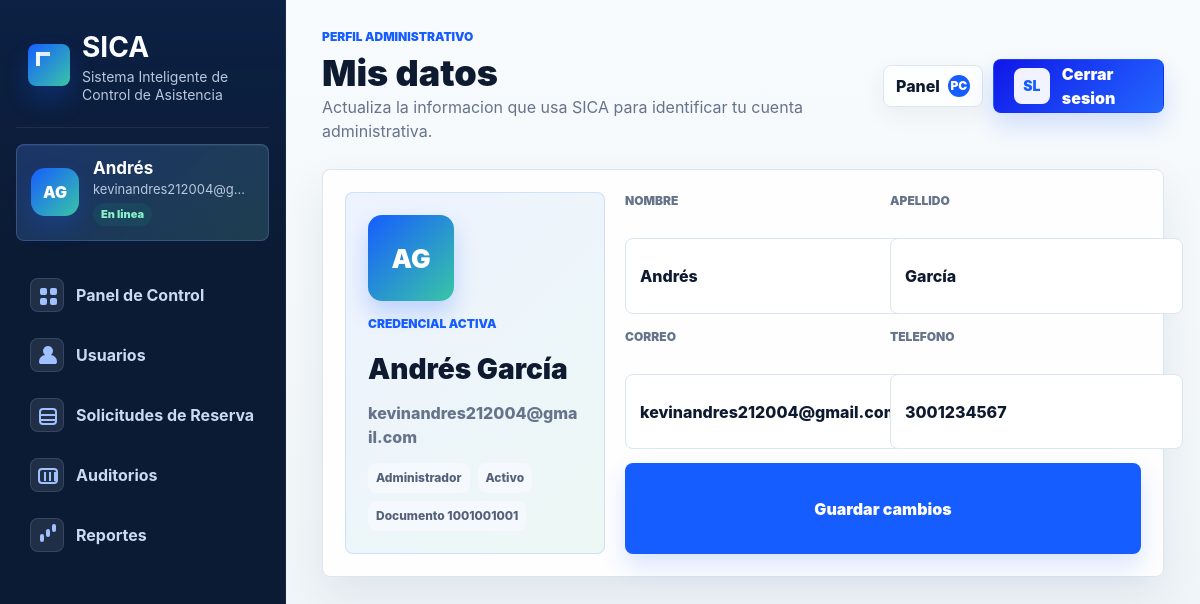
Screenshot of /admin/perfil.php (signed in) with the database file from the repository.
### tables this page shows
CREATE TABLE `usuario` (
  `id_documento` bigint(20) NOT NULL,
  `tipo_documento` varchar(10) NOT NULL DEFAULT 'CC',
  `nombre` varchar(50) NOT NULL,
  `apellido` varchar(50) NOT NULL,
  `correo` varchar(100) NOT NULL,
  `contrasena` varchar(255) NOT NULL,
  `telefono` varchar(15) DEFAULT NULL,
  `foto_perfil` varchar(255) DEFAULT NULL,
  `fecha_registro` date NOT NULL,
  `id_rol` int(11) NOT NULL,
  `id_ficha` int(11) DEFAULT NULL,
  `id_estado` int(11) DEFAULT NULL
);

CREATE TABLE `rol` (
  `id_rol` int(11) NOT NULL,
  `nombre_rol` varchar(50) NOT NULL,
  `descripcion` varchar(200) DEFAULT NULL
);

CREATE TABLE `estado` (
  `id_estado` int(11) NOT NULL,
  `nombre_estado` varchar(20) NOT NULL
);

### includes/paths.php (called while the page is built, shortened)
<?php
function app_base_path(): string
{
    static $basePath = null;
    if ($basePath !== null) {
        return $basePath;
    }
    $scriptName = str_replace('\\', '/', $_SERVER['SCRIPT_NAME'] ?? '');
    $segments = array_values(array_filter(explode('/', trim($scriptName, '/')), 'strlen'));
    $firstSegment = $segments[0] ?? '';
    $rootEntries = [
        'admin',
        'aprendiz',
        'coordinador',
        'css',
        'img',
        'includes',
        'instructor',
        'js',
        'login',
        'index.php',
    ];
    $basePath = ($firstSegment !== '' && !in_array($firstSegment, $rootEntries, true))
        ? '/' . $firstSegment
        : '';
    return $basePath;
}
function app_url(string $path): string
{
    return app_base_path() . '/' . ltrim($path, '/');
}

### admin/perfil.php (the view, shortened to what this page needs)
<?php
require_once __DIR__ . '/../config/conexion.php';
$usuario = $_SESSION['usuario'] ?? [];
$adminId = (int)($usuario['id_documento'] ?? 0);
function admin_p_h(string|int|null $value): string
{
    return htmlspecialchars((string)$value, ENT_QUOTES, 'UTF-8');
}
$perfil = null;
try {
    $stmt = $pdo->prepare(
        'SELECT u.id_documento, u.nombre, u.apellido, u.correo, u.telefono, u.fecha_registro,
                r.nombre_rol, es.nombre_estado
         FROM usuario u
         INNER JOIN rol r ON r.id_rol = u.id_rol
         INNER JOIN estado es ON es.id_estado = u.id_estado
         WHERE u.id_documento = :id
         LIMIT 1'
    );
    $stmt->execute([':id' => $adminId]);
    $perfil = $stmt->fetch();
} catch (Throwable $exception) {
    error_log('SICA admin perfil carga: ' . $exception->getMessage());
}
$adminName = trim((string)($perfil['nombre'] ?? ($usuario['nombre'] ?? 'Administrador')));
$adminLast = trim((string)($perfil['apellido'] ?? ($usuario['apellido'] ?? '')));
$adminMail = (string)($perfil['correo'] ?? ($usuario['correo'] ?? 'admin@sica.edu.co'));
$initials = strtoupper(substr($adminName, 0, 1) . substr($adminLast !== '' ? $adminLast : $adminName, 0, 1));
?>
<?php include_once __DIR__ . '/../includes/header.php'; ?>
<main class="admin-dashboard">
    <aside class="admin-sidebar" aria-label="Menu del administrador">
        <a class="admin-brand admin-brand--with-mark" href="<?= admin_p_h(app_url('admin/index.php')) ?>">
            <span><strong>SICA</strong><small>Sistema Inteligente de Control de Asistencia</small></span>
        </a>
        <a class="admin-profile" href="<?= admin_p_h(app_url('admin/perfil.php')) ?>" aria-label="Perfil del administrador">
            <div class="admin-avatar"><?= admin_p_h($initials) ?></div>
            <div><strong><?= admin_p_h($adminName) ?></strong><small><?= admin_p_h($adminMail) ?></small><span>En linea</span></div>
        </a>
        <nav class="admin-nav">
            <a href="<?= admin_p_h(app_url('admin/index.php')) ?>"><span class="nav-symbol nav-symbol-dashboard" aria-hidden="true"></span>Panel de Control</a>
            <a href="<?= admin_p_h(app_url('admin/usuarios.php')) ?>"><span class="nav-symbol nav-symbol-users" aria-hidden="true"></span>Usuarios</a>
            <a href="<?= admin_p_h(app_url('admin/solicitudes.php')) ?>"><span class="nav-symbol nav-symbol-reservations" aria-hidden="true"></span>Solicitudes de Reserva</a>
            <a href="<?= admin_p_h(app_url('admin/auditorios.php')) ?>"><span class="nav-symbol nav-symbol-auditoriums" aria-hidden="true"></span>Auditorios</a>
            <a href="<?= admin_p_h(app_url('admin/reportes.php')) ?>"><span class="nav-symbol nav-symbol-reports" aria-hidden="true"></span>Reportes</a>
        </nav>
    </aside>
    <section class="admin-main">
        <header class="admin-topbar">
            <div>
                <p class="admin-eyebrow">Perfil administrativo</p>
                <h1>Mis datos</h1>
                <span>Actualiza la informacion que usa SICA para identificar tu cuenta administrativa.</span>
            </div>
            <div class="admin-top-actions">
                <a href="<?= admin_p_h(app_url('admin/index.php')) ?>">Panel <strong>PC</strong></a>
                <a class="admin-logout" href="<?= admin_p_h(app_url('login/logout.php')) ?>">Cerrar sesion</a>
            </div>
        </header>
        <section class="admin-panel admin-profile-page">
            <div class="admin-profile-card">
                <div class="admin-avatar"><?= admin_p_h($initials) ?></div>
                <p class="admin-eyebrow">Credencial activa</p>
                <h2><?= admin_p_h(trim($adminName . ' ' . $adminLast)) ?></h2>
                <span><?= admin_p_h($adminMail) ?></span>
                <div class="admin-reservation-meta">
                    <span><?= admin_p_h($perfil['nombre_rol'] ?? 'Administrador') ?></span>
                    <span><?= admin_p_h($perfil['nombre_estado'] ?? 'Activo') ?></span>
                    <span>Documento <?= admin_p_h($perfil['id_documento'] ?? $adminId) ?></span>
                </div>
            </div>
            <form class="admin-profile-form" method="post" action="<?= admin_p_h(app_url('admin/perfil.php')) ?>">
                <label><span>Nombre</span><input type="text" name="nombre" maxlength="50" value="<?= admin_p_h($adminName) ?>" required></label>
                <label><span>Apellido</span><input type="text" name="apellido" maxlength="60" value="<?= admin_p_h($adminLast) ?>" required></label>
                <label><span>Correo</span><input type="email" name="correo" maxlength="100" value="<?= admin_p_h($adminMail) ?>" required></label>
                <label><span>Telefono</span><input type="text" name="telefono" maxlength="10" value="<?= admin_p_h($perfil['telefono'] ?? '') ?>" placeholder="10 numeros"></label>
                <button type="submit">Guardar cambios</button>
            </form>
        </section>
    </section>
</main>
<?php include_once __DIR__ . '/../includes/footer.php'; ?>

### css/login.css (style rules this page uses)
:root { --login-blue: #2563ff; --login-blue-dark: #1d4ed8; --login-text: #182235; --login-muted: #7a879b; --login-line: #e6ebf3; --border-angle: 0deg; }
* { box-sizing: border-box; }
body { min-height: 100vh; margin: 0; color: var(--login-text); font-family: "Inter", "Segoe UI", Arial, sans-serif; background: linear-gradient(90deg, rgba(37, 99, 255, 0.08), rgba(255, 255, 255, 0) 18%), linear-gradient(180deg, #f9fbff 0%, #edf4ff 100%); }

### rows the page displays
usuario: admin_p_h($initials) "AG", nombre "Andrés", correo "kevinandres212004@g…", admin_p_h(trim($adminName . ' ' . $adminLast)) "Andrés García", correo "kevinandres212004@gmail.com", id_rol.nombre_rol "Administrador", id_estado.nombre_estado "Activo", id_documento "1001001001", apellido "García", telefono "3001234567"
